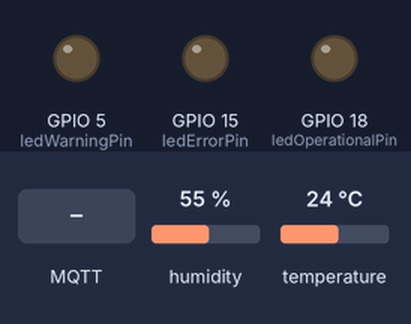
Bench run of a sketch on a simulated ESP32. Shown: output pins drawn as LEDs (lit = HIGH). Inputs (shaded band) come from the test bench; at power-on: humidity 55 %, temperature 24 °C. WiFi joins after 1.5 s; servers stay silent unless stated; no MQTT or app messages arrive unless stated; what the sketch prints to the serial monitor is not drawn.

Above: at 2.7 s.
2.8 s: MQTT message "on" arrives on the first subscribed topic
At 3.6 s:
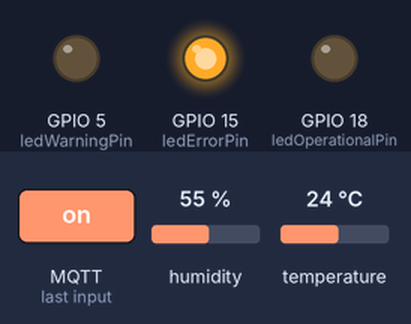
4.4 s: MQTT message "on" arrives on the second subscribed topic
At 4.9 s:
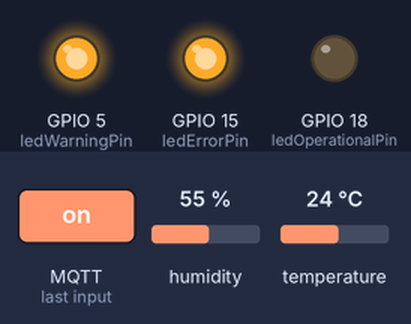
6.0 s: MQTT message "off" arrives on the first subscribed topic
At 7.2 s:
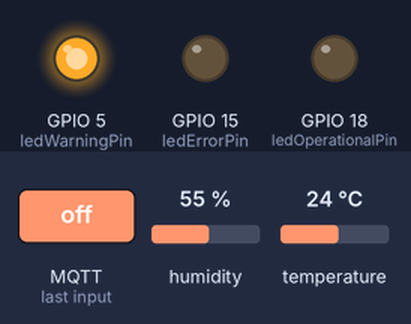
7.6 s: MQTT message "on" arrives on the third subscribed topic
At 8.5 s:
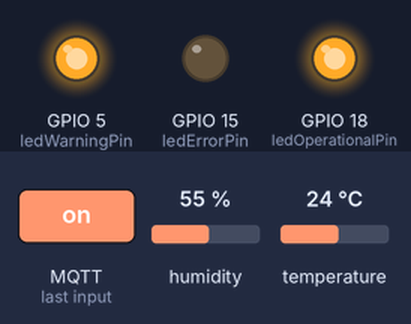
9.3 s: MQTT message "off" arrives on the second subscribed topic
At 9.8 s:
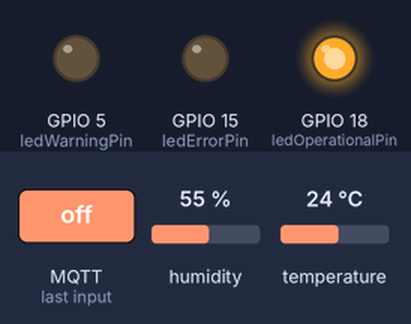
10.9 s: MQTT message "on" arrives on the first subscribed topic
At 12.1 s:
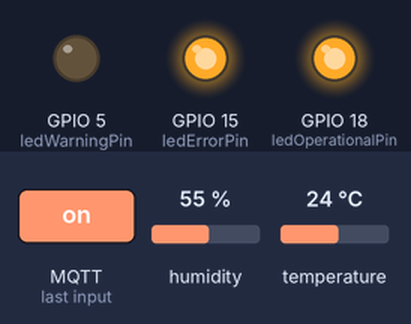
Timing chart, 0 to 13.5 s (numbered marks = the images above; inputs shaded):
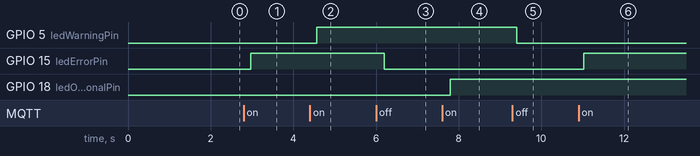

The sketch:

source_code_esp32.ino
```cpp
#include "DHT.h"
#include <WiFi.h>
#include <PubSubClient.h>
#include <Wire.h>

#define DHTPIN 4
#define DHTTYPE DHT11

WiFiClient espClient;
PubSubClient client(espClient);
long lastMsg = 0;
char msg[50];
int value = 0;
float temperature = 0;
float humidity = 0;
const char* ssid = "";
const char* password = "";
const char* mqtt_server = "192.168.0.18";
const int ledErrorPin = 15;
const int ledWarningPin = 5;
const int ledOperationalPin = 18;

DHT dht(DHTPIN, DHTTYPE);

void setup() {
  Serial.begin(115200);
  Serial.println(F("Init DHT11 sensor reading script..."));
  setup_wifi();
  client.setServer(mqtt_server, 1883);
  client.setCallback(callback);
  pinMode(ledErrorPin, OUTPUT);
  pinMode(ledWarningPin, OUTPUT);
  pinMode(ledOperationalPin, OUTPUT);
  dht.begin();
}

void setup_wifi() {
  delay(10);
  Serial.println();
  Serial.print(".........");
  Serial.print("Connecting to ");
  Serial.println(ssid);
  Serial.print(".........");
  WiFi.begin(ssid, password);
  while (WiFi.status() != WL_CONNECTED) {
    delay(500);
    Serial.print(".");
  }
  Serial.println("");
  Serial.println("WiFi connected");
  Serial.println("IP address: ");
  Serial.println(WiFi.localIP());
}

void callback(char* topic, byte* message, unsigned int length) {
  Serial.print("Message arrived on topic: ");
  Serial.print(topic);
  Serial.print(". Message: ");
  String messageTemp;
  for (int i = 0; i < length; i++) {
    Serial.print((char)message[i]);
    messageTemp += (char)message[i];
  }
  Serial.println();
  if (String(topic) == "esp32/redled") {
    Serial.print("Changing output to ");
    if(messageTemp == "on"){
      Serial.println("on");
      digitalWrite(ledErrorPin, HIGH);
    }
    else if(messageTemp == "off"){
      Serial.println("off");
      digitalWrite(ledErrorPin, LOW);
    }
  }
  if (String(topic) == "esp32/blueled") {
    Serial.print("Changing output to ");
    if(messageTemp == "on"){
      Serial.println("on");
      digitalWrite(ledWarningPin, HIGH);
    }
    else if(messageTemp == "off"){
      Serial.println("off");
      digitalWrite(ledWarningPin, LOW);
    }
  }
  if (String(topic) == "esp32/greenled") {
    Serial.print("Changing output to ");
    if(messageTemp == "on"){
      Serial.println("on");
      digitalWrite(ledOperationalPin, HIGH);
    }
    else if(messageTemp == "off"){
      Serial.println("off");
      digitalWrite(ledOperationalPin, LOW);
    }
  }
}

void reconnect() {
  // Loop until we're reconnected
  while (!client.connected()) {
    Serial.print("Attempting MQTT connection...");
    // Attempt to connect
    if (client.connect("ESP32Client")) {
      Serial.println("connected");
      // Subscribe
      client.subscribe("esp32/redled");
      client.subscribe("esp32/blueled");
      client.subscribe("esp32/greenled");
    } else {
      Serial.print("failed, rc=");
      Serial.print(client.state());
      Serial.println(" try again in 5 seconds");
      // Wait 5 seconds before retrying
      delay(5000);
    }
  }
}

void loop() {
  if (!client.connected()) {
    reconnect();
  }
  client.loop();
  long now = millis();
  if (now - lastMsg > 5000) {
    lastMsg = now;
    // Reading temperature or humidity takes about 250 milliseconds
    humidity = dht.readHumidity();
    // Read temperature as Celsius (the default)
    temperature = dht.readTemperature();
    if (isnan(humidity) || isnan(temperature)) {
      Serial.println(F("Failed to read from DHT sensor!"));
      return;
    }
    float hic = dht.computeHeatIndex(temperature, humidity, false);
    Serial.print(F("Humidity: "));
    Serial.print(humidity);
    Serial.print(F("%  Temperature: "));
    Serial.print(temperature);
    Serial.print(F("°C "));
    Serial.print(hic);
    Serial.print(F("°C "));
    char tempString[8];
    dtostrf(temperature, 1, 2, tempString);
    Serial.print("Temperature: ");
    Serial.println(tempString);
    client.publish("esp32/temperature", tempString);
    char humString[8];
    dtostrf(humidity, 1, 2, humString);
    Serial.print("Humidity: ");
    Serial.println(humString);
    client.publish("esp32/humidity", humString);
  }
  delay(200);
}
```

Measured:
- after the input at 2.8 s, GPIO 15 (ledErrorPin): LOW → HIGH after 0.17 s
- after the input at 4.4 s, GPIO 5 (ledWarningPin): LOW → HIGH after 0.17 s
- after the input at 6.0 s, GPIO 15 (ledErrorPin): HIGH → LOW after 0.20 s
- after the input at 7.6 s, GPIO 18 (ledOperationalPin): LOW → HIGH after 0.20 s
- after the input at 9.3 s, GPIO 5 (ledWarningPin): HIGH → LOW after 0.10 s
- after the input at 10.9 s, GPIO 15 (ledErrorPin): LOW → HIGH after 0.13 s
